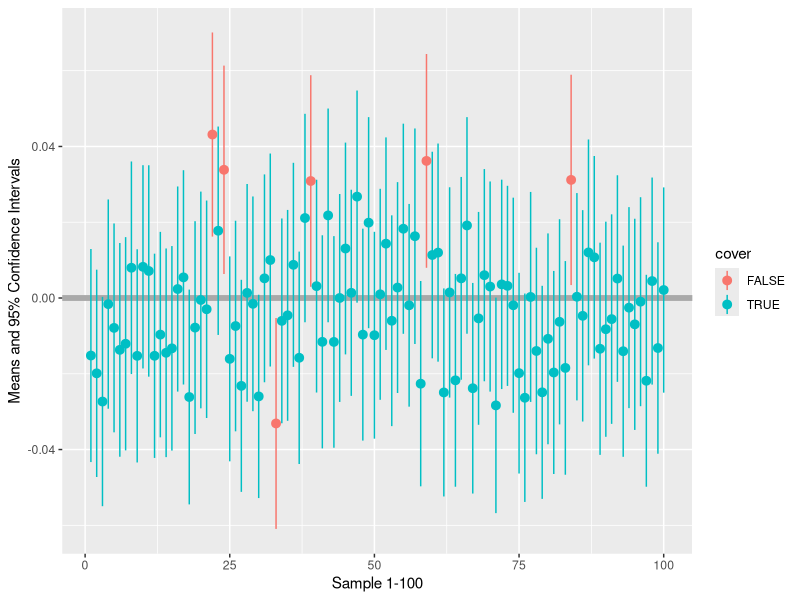

This figure's R source:
## ---- chunk 1
knitr::opts_chunk$set(echo = TRUE)
## ---- chunk 2
set.seed(202)
simdata <- replicate(100,rnorm(5000,0,1))
## ---- chunk 3
Mean <- apply(simdata,2,mean)
bias <- abs(Mean - 0)
## ---- chunk 4
sdd <- apply(simdata,2,var)
Std.Err <- sdd/sqrt(5000)

## ---- chunk 5
con <- qt(.975,4999)*Std.Err
ci_lower <- Mean - con
ci_upper <- Mean + con
## ---- chunk 6
result <- data.frame(Mean,bias,Std.Err,ci_lower,ci_upper,
                     cover = as.factor(ci_lower<0 & ci_upper>0))

## ---- chunk 7
library(ggplot2)
interval <- aes(ymax=ci_upper,ymin=ci_lower)
ggplot(result,aes(y=Mean, x=1:100, colour = cover)) + 
  geom_hline(aes(yintercept = 0), color = "dark grey", size = 2) + 
  geom_pointrange(interval) + 
   xlab("Sample 1-100") +
   ylab("Means and 95% Confidence Intervals")
## ---- chunk 8
library(knitr)
library(kableExtra)
kable(result,format = 'html', caption = 'The results of simulated sample',
        align = 'r',row.names = TRUE, booktabs= TRUE)
